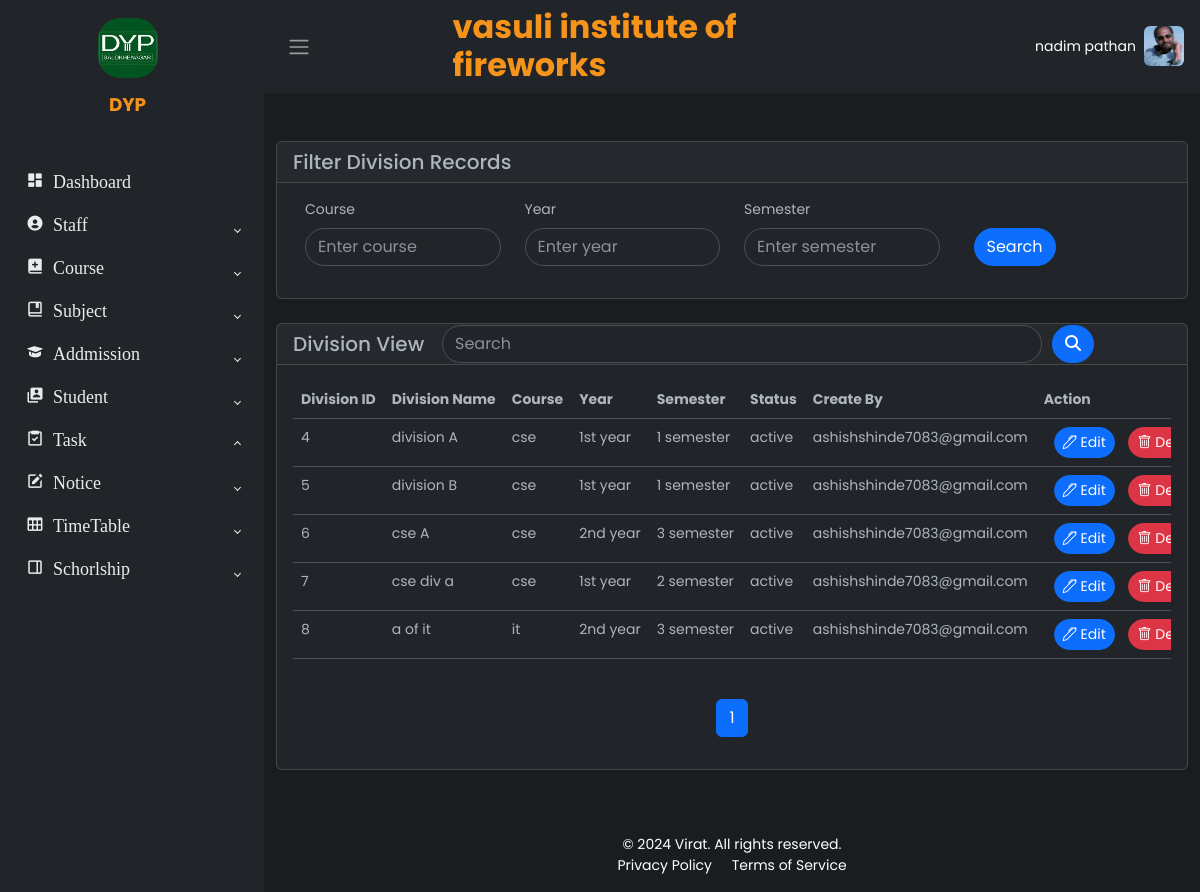
The app's page /courses/division_view/ (signed in) with its own data.
### apps/accounts/models.py (models this page shows)
class CustomUser(AbstractBaseUser, PermissionsMixin):
    Role_choices= (
        ('admin', 'Admin'),
        ('principal', 'Principal'),
        ('vice_principal', 'Vice_Principal'),
        ('hod', 'Hod'),
        ('teacher', 'Teacher'),
        ('accountant', 'Accountant'),
        ('clark', 'Clark'),
        ('examinetor', 'Examinetor'),
        ('librarian', 'Librarian'),
        ('lab_assistant', 'Lab_Assistant'),
        ('student', 'student'),
    )
    first_name = models.CharField(max_length=30)
    last_name = models.CharField(max_length=30)
    username = models.CharField(max_length=50, unique=True)
    mobile = models.TextField(max_length=10, unique=True)
    email = models.TextField(unique=True)
    address = models.TextField(max_length=100)
    role = models.CharField(max_length=30, choices=Role_choices)
    is_active = models.BooleanField(default=True)
    is_staff = models.BooleanField(default=True)  # Typically False for non-superusers
    profile_image = models.ImageField(upload_to='profile_images/', null=True, blank=True)
    inst_id = models.ForeignKey(InstituteMaster,on_delete=models.CASCADE, blank=True, null=True,)
    objects = CustomUserManager()
    USERNAME_FIELD = 'username'
    REQUIRED_FIELDS = ['email', 'mobile']
    def __str__(self):
        return self.username

### apps/institute/models.py (models this page shows, shortened)
class InstituteMaster(models.Model):
    id = models.AutoField(primary_key=True)
    name = models.CharField(max_length=255)
    address = models.TextField()
    village = models.CharField(max_length=100)
    city = models.CharField(max_length=100)
    state = models.CharField(max_length=100)
    district = models.CharField(max_length=100)
    pincode = models.CharField(max_length=10)
    number = models.CharField(max_length=15)
    email = models.EmailField()
    type = models.CharField(max_length=50)
    status = models.CharField(max_length=20, default='active')  # Set default value
    logo = models.ImageField(upload_to='logos/')
    tagline = models.CharField(max_length=255)
    affiliation = models.CharField(max_length=255)

### apps/course/models.py (models this page shows, shortened)
class DivisionMaster(models.Model):
    id = models.AutoField(primary_key=True)
    status_choices= (
        ('Active', 'Active'),
        ('Inactive', 'Inactive'),
    )
    semester_choices= (
        ('1 semester', '1 semester'),
        ('2 semester', '2 semester'),
        ('3 semester', '3 semester'),
        ('4 semester', '4 semester'),
        ('5 semester', '5 semester'),
        ('6 semester', '6 semester'),
        ('7 semester', '7 semester'),
        ('8 semester', '8 semester'),
    )
    year_choices= (
        ('1st year', '1st year'),
        ('2nd year', '2nd year'),
        ('Direct second year', 'Direct second year'),
        ('3rd year', '3rd year'),
        ('4th year', '4th year'),
    )
    course = models.ForeignKey(CourseMaster, on_delete=models.CASCADE)
    name = models.CharField(max_length=255)
    year = models.CharField(max_length=20,choices=year_choices)
    semester = models.CharField(max_length=20,choices=semester_choices)
    status = models.CharField(max_length=20, default='active')
    submitted_by = models.ForeignKey(settings.AUTH_USER_MODEL, on_delete=models.SET_NULL, null=True)  # Use AUTH_USER_MODEL

class CourseMaster(models.Model):
    id = models.AutoField(primary_key=True)
    status_choices= (
        ('Active', 'Active'),
        ('Inactive', 'Inactive'),
    )
    name = models.CharField(max_length=255)
    institute_id = models.ForeignKey(InstituteMaster, on_delete=models.CASCADE)
    start_date = models.DateField()
    status = models.CharField(max_length=20, default='active')
    intake_capacity = models.IntegerField()
    durstion = models.CharField(max_length=20, null=True, blank=True)
    submitted_by = models.ForeignKey(settings.AUTH_USER_MODEL, on_delete=models.SET_NULL, null=True)  # Use AUTH_USER_MODEL

### apps/course/views.py (the view, shortened to what this page needs)
# urls.py: path('division_view/', views.view_division, name='view_division'),
def view_division(request):
    search_query = request.GET.get('q', '')  # Get the search query
    course_query = request.GET.get('course', '')  # Get the course filter
    year_query = request.GET.get('year', '')  # Get the year filter
    semester_query = request.GET.get('semester', '')  # Get the semester filter
    divisions = DivisionMaster.objects.all()
    if course_query:
        divisions = divisions.filter(course__name__icontains=course_query)
    if year_query:
        divisions = divisions.filter(year__icontains=year_query)
    if semester_query:
        divisions = divisions.filter(semester__icontains=semester_query)
    paginator = Paginator(divisions, 10)  # Show 10 divisions per page
    page_number = request.GET.get('page')
    page_obj = paginator.get_page(page_number)
    context = {
        'divisions': page_obj,  # Pass the paginated result
        'search_query': search_query,
        'course_query': course_query,
        'year_query': year_query,
        'semester_query': semester_query,
    }
    return render(request, 'course/view-division.html', context)

### templates/course/view-division.html (shortened to what this page needs)
{% extends "base.html" %}
{% block content %}
<div class="container-fluid py-5">
    <div class="card mb-4">
        <h5 class="card-header">Filter Division Records</h5>
        <div class="card-body">
            <form method="GET" class="row align-items-center justify-content-center">
                <div class="row w-100 justify-content-center">
                    <div class="col-md-3 mb-3">
                        <label for="course" class="form-label">Course</label>
                        <input type="text" name="course" id="course" class="form-control" placeholder="Enter course" value="{{ course_query }}">
                    </div>
                    <div class="col-md-3 mb-3">
                        <label for="year" class="form-label">Year</label>
                        <input type="text" name="year" id="year" class="form-control" placeholder="Enter year" value="{{ year_query }}">
                    </div>
                    <div class="col-md-3 mb-3">
                        <label for="semester" class="form-label">Semester</label>
                        <input type="text" name="semester" id="semester" class="form-control" placeholder="Enter semester" value="{{ semester_query }}">
                    </div>
                    <div class="col-md-3 mb-3 d-flex align-items-end">
                        <button type="submit" class="btn btn-primary">Search</button>
                    </div>
                </div>
            </form>
        </div>
    </div>
    <div class="card">
        <div class="d-flex align-items-center card-header">
            <h5 class="mb-0">Division View</h5>
            <div class="search-container">
                <form method="GET" class="d-inline-flex justify-content-center">
                    <input type="text" name="q" class="form-control" value="{{ search_query }}" placeholder="Search" style="width: 600px;">
                    <button type="submit" class="btn btn-primary">
                        <i class="fas fa-search"></i>
                    </button>
                </form>
            </div>
        </div>
        <div class="card-body">
        <div class="table-responsive text-nowrap">
            <table class="table">
                <thead>
                    <tr>
                        <th>Division ID</th>
                        <th>Division Name</th>
                        <th>Course</th>
                        <th>Year</th>
                        <th>Semester</th>
                        <th>Status</th>
                        <th>Create By</th>
                        <th>Action</th>
                    </tr>
                </thead>
                <tbody>
                    {% for division in divisions %}
                    <tr>
                        <td>{{ division.id }}</td>
                        <td>{{ division.name }}</td>
                        <td>{{ division.course.name }}</td>
                        <td>{{ division.year }}</td>
                        <td>{{ division.semester }}</td>
                        <td>{{ division.status }}</td>
                        <td>{{ division.submitted_by}}</td>
                        <td>
                            <a href="{% url 'division_update' division.pk %}" class="btn btn-sm btn-primary">
                                <i class="bi bi-pen"></i> Edit
                            </a>
                            <a href="#" class="btn btn-sm btn-danger"
                               onclick="return confirm('Are you sure you want to delete this division?');">
                                <i class="bi bi-trash"></i> Delete
                            </a>
                        </td>
                    </tr>
                    {% endfor %}
                </tbody>
            </table>
        </div>
        <nav aria-label="Page navigation" class="mt-4">
            <ul class="pagination justify-content-center">
                {% for num in divisions.paginator.page_range %}
                <li class="page-item {% if divisions.number == num %}active{% endif %}">
                    <a class="page-link" href="?q={{ search_query }}&page={{ num }}">{{ num }}</a>
                </li>
                {% endfor %}
            </ul>
        </nav>
    </div>
</div>
</div>
{% endblock content %}

### templates/base.html (shortened to what this page needs)
<!DOCTYPE html>
<html lang="en" data-bs-theme="dark">
<head>
    <link rel="stylesheet" href="https://cdn.jsdelivr.net/npm/bootstrap@5.3.0-alpha2/dist/css/bootstrap.min.css">
    <link rel="stylesheet" href="https://cdn.jsdelivr.net/npm/bootstrap-icons@1.10.0/font/bootstrap-icons.css">
    <link href="https://unpkg.com/boxicons/css/boxicons.min.css" rel="stylesheet">
    <link rel="stylesheet" href="/static/css/style.css">
</head>
<body>
    <div class="wrapper">
        <aside id="sidebar" class="ap-sidebar">
            <div class="h-100">
                <div class="sidebar-logo d-flex flex-column align-items-center mb-4">
                    <a href="#" class="d-flex flex-column align-items-center text-white text-decoration-none">
                        <img src="{{ request.user.inst_id.logo.url }}" alt="Institute Logo" class="img-fluid mb-2" style="width: 60px; height: auto; border-radius: 22px;">
                    <span class="h8 mb-0" style="text-align: center; margin-left: -9px; margin-top: 5px; color:#f5931b;font-weight: bold;">
                        {{ request.user.inst_id.tagline }}
                    </span>
                    </a>
                </div>
                <ul class="sidebar-nave">
                    <li class="sidebar-item">
                        <a href="{%url 'dashboard'%}" class="sidebar-link">
                            <i class='bx bxs-dashboard' style="font-size: 18px;"> Dashboard </i>
                        </a>
                    </li>
                    <li class="sidebar-item">
                        <a href="#" class="sidebar-link collapsed" data-bs-toggle="collapse" data-bs-target="#coursesDropdown" aria-expanded="false">
                            <i class='bx bxs-user-circle' style="font-size: 18px;"> Staff </i>
                        </a>
                    </li>
                    <li class="sidebar-item">
                        <a href="#" class="sidebar-link collapsed" data-bs-toggle="collapse" data-bs-target="#facultyDropdown" aria-expanded="false">
                            <i class='bx bxs-book-add' style="font-size: 18px;"> Course </i>
                        </a>
                    </li>
                    <li class="sidebar-item">
                        <a href="#" class="sidebar-link collapsed" data-bs-toggle="collapse" data-bs-target="#adminDropdown" aria-expanded="false">
                            <i class='bx bx-book-bookmark' style="font-size: 18px;"> Subject </i>
                        </a>
                    </li>
                    <li class="sidebar-item">
                        <a href="#" class="sidebar-link collapsed" data-bs-toggle="collapse" data-bs-target="#admissionDropdown" aria-expanded="false">
                            <i class='bx bxs-graduation' style="font-size: 18px;"> Addmission </i>
                        </a>
                    </li>
                    <li class="sidebar-item">
                        <a href="#" class="sidebar-link collapsed" data-bs-toggle="collapse" data-bs-target="#studentDropdown" aria-expanded="false">
                            <i class='bx bxs-user-account' style="font-size: 18px;"> Student </i>
                        </a>
                    </li>
                        {% if request.user.role != 'student'%}
                    <li class="sidebar-item">
                        <a href="#" class="sidebar-link" onclick="handleTaskClick(event)" data-bs-toggle="collapse" data-bs-target="#taskDropdown" aria-expanded="false">
                            <i class='bx bx-task' style="font-size: 18px;"> Task </i>
                        </a>
                    </li>
                    {% endif %}
                {% if request.user.role != 'student'%}
                  <li class="sidebar-item">
                    <a href="#" class="sidebar-link collapsed" data-bs-toggle="collapse" data-bs-target="#noticeDropdown" aria-expanded="false">
                        <i class='bx bxs-edit' style="font-size: 18px;"> Notice </i>
                    </a>
                </li>
                {% endif %}
                <li class="sidebar-item">
                    <a href="#" class="sidebar-link collapsed" data-bs-toggle="collapse" data-bs-target="#timetableDropdown" aria-expanded="false">
                        <i class='bx bx-table' style="font-size: 18px;"> TimeTable </i>
                    </a>
                </li>
            <li class="sidebar-item">
                <a href="#" class="sidebar-link collapsed" data-bs-toggle="collapse" data-bs-target="#scholarshipDropdown" aria-expanded="false">
                    <i class='bx bx-dock-right' style="font-size: 18px;"> Schorlship </i>
                </a>
            </li>
                </ul>
            </div>
        </aside>
        <div class="main">
            <nav class="navbar navbar-expand " style="background-color: var(--bs-dark)">
                <button class="btn" id="sidebar-toggle" type="button">
                    <span class="navbar-toggler-icon"></span>
                </button>
                <div class="navbar-collapse d-flex justify-content-center">
                    <form class="d-flex mx-auto" style="width: 50%;">
                        <div class="input-group w-100 d-flex justify-content-center" style="color: black;">
                            <span class="h2 mb-0" style="color:#f5931b;font-weight: bold;">
                                {{ request.user.inst_id.name }}
                             </span>
                        </div>
                    </form>
                    <ul class="navbar-nav ms-3 mx-3">
                        <li class="nav-item dropdown d-flex align-items-center">
                            <a href="#" data-bs-toggle="dropdown" class="nav-icon d-flex align-items-center flex-row-reverse pe-md-0">
                               <img src="{{ request.user.profile_image.url }}" class="avatar img-fluid rounded ms-2" alt="">
                                <span class="text-white">{{request.user.first_name}}</span>
                            </a>
                        </li>
                    </ul>
                </div>
            </nav>
            {%block content%}
            {%endblock content%}
<footer class="text-white py-3">
    <div class="container-fluid">
        <div class="row justify-content-center text-center">
            <div class="col-md-12">
                <p class="mb-0">&copy; 2024 Virat. All rights reserved.</p>
                <a href="#" class="text-white text-decoration-none me-3">Privacy Policy</a>
                <a href="#" class="text-white text-decoration-none">Terms of Service</a>
            </div>
        </div>
    </div>
</footer>
        </div>
    </div>
</body>
</html>

### records on screen
CustomUser: user.inst_id.logo (picture), user.inst_id.tagline "DYP", user.inst_id.name "vasuli institute of fireworks", user.profile_image (picture), user.first_name "nadim pathan"
DivisionMaster: id "4", name "division A", course.name "cse", year "1st year", semester "1 semester", status "active", submitted_by "ashishshinde7083@gmail.com"
DivisionMaster: id "5", name "division B", course.name "cse", year "1st year", semester "1 semester", status "active", submitted_by "ashishshinde7083@gmail.com"
DivisionMaster: id "6", name "cse A", course.name "cse", year "2nd year", semester "3 semester", status "active", submitted_by "ashishshinde7083@gmail.com"
DivisionMaster: id "7", name "cse div a", course.name "cse", year "1st year", semester "2 semester", status "active", submitted_by "ashishshinde7083@gmail.com"
DivisionMaster: id "8", name "a of it", course.name "it", year "2nd year", semester "3 semester", status "active", submitted_by "ashishshinde7083@gmail.com"

### other values on screen
{{ num }} "1"
